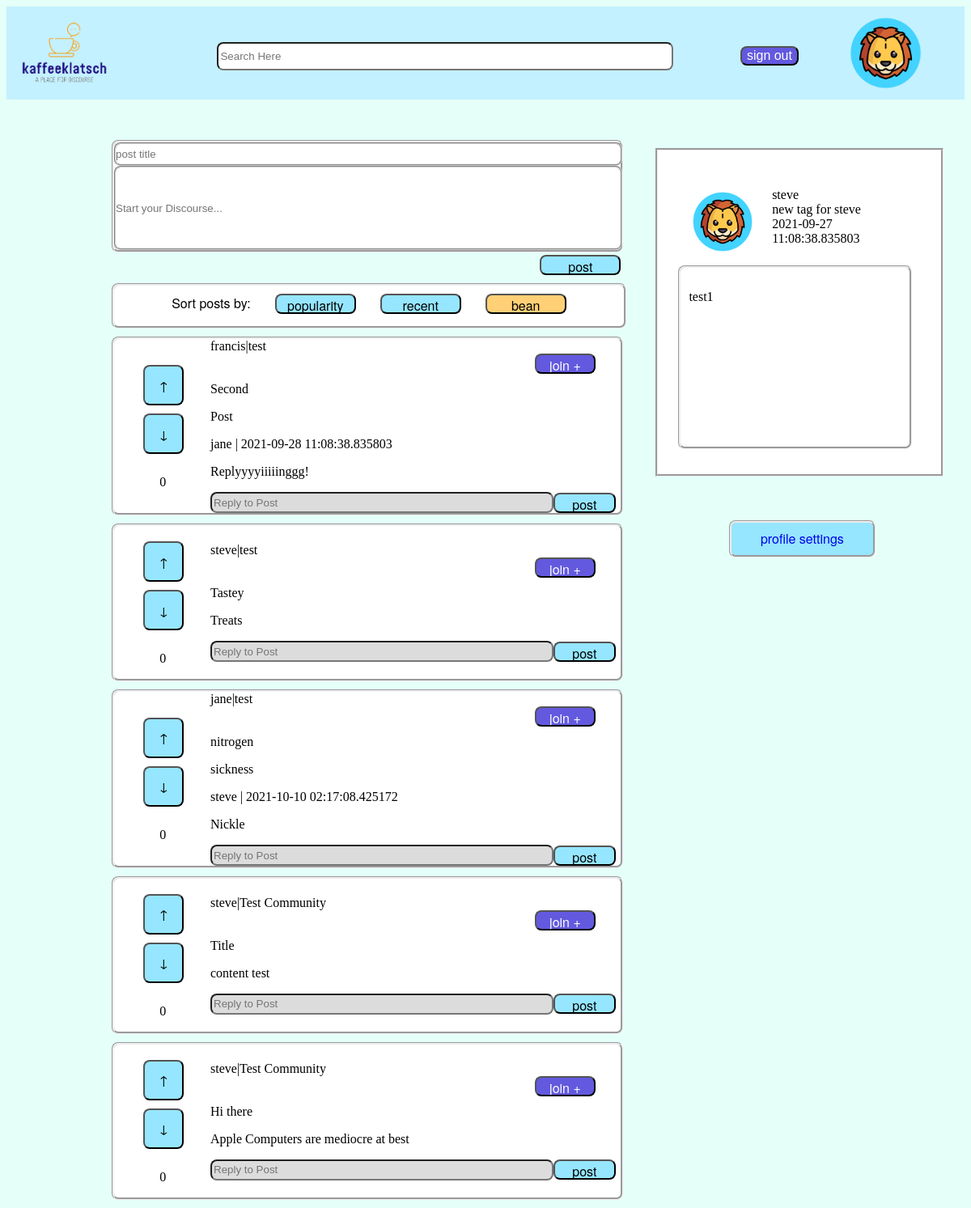
Screenshot of /profilepage (signed in) with the database file from the repository.
### kaffeeklatsch/models/models.py (models this page shows, shortened)
class User(db.Model, UserMixin):
    id = db.Column(db.Integer, nullable=False, primary_key=True, unique=True)
    username = db.Column(db.Text, db.ForeignKey('user_access.username'), nullable=False)
    tagline = db.Column(db.Text, db.ForeignKey('user_access.tagline'), nullable=True)
    date_joined = db.Column(db.Text, nullable=False)
    avatar = db.Column(db.Text, nullable=True)
    first_name = db.Column(db.Text, nullable=True)
    last_name = db.Column(db.Text, nullable=True)
    communities = db.Column(db.Text, nullable=True)
    users_following = db.Column(db.Text, nullable=True)
    tagline = db.Column(db.Text, nullable=True)
    date_joined = db.Column(db.Text, nullable=False)
    summary = db.Column(db.Text, nullable=True)

class Post(db.Model):
    title = db.Column(db.Text, nullable=False)
    content = db.Column(db.Text, nullable=False)
    posting_user = db.Column(db.Text, db.ForeignKey('user_access.username'), nullable=False)
    posted_date = db.Column(db.DateTime, nullable=False)
    community = db.Column(db.Text, nullable=False)
    UUID = db.Column(db.Integer, nullable=False, primary_key=True, unique=True)
    tally = db.Column(db.Integer, nullable=False)
    replies = relationship('Reply', backref='reply', lazy=True)
    def __repr__(self):
        return f"""\nPost {self.UUID}:
        \t-author: {self.posting_user}
        \t-posted_date: {self.posted_date}
        \t-content: {self.content}
        \t-community: {self.community}
        """

class Reply(db.Model):
    original_post_id = db.Column(db.Integer, db.ForeignKey('post.UUID'), nullable=False)
    reply_content = db.Column(db.Text, nullable=False)
    reply_user = db.Column(db.Text, db.ForeignKey('user_access.username'), nullable=False)
    reply_date = db.Column(db.DateTime, nullable=False)
    reply_UUID = db.Column(db.Integer, nullable=False, primary_key=True, unique=True)

### kaffeeklatsch/routes.py (the view)
@app.route('/profilepage', methods=['GET', 'POST'])
def profilePage():
    if request.method == 'POST':
        return redirect(url_for('feed'))
    sortPostForm = SortPostForm()
    replyForm = ReplyForm()
    makePostForm = MakePostForm()
    upVoteForm = UpVoteForm()
    upVoteHandler = UpVoteHandler()
    downVoteForm = DownVoteForm()
    downVoteHandler = DownVoteHandler()
    userName = current_user.username
    userInfo = User.query.filter_by(username=userName).first()
    posts = Post.query.all()
    print(posts)
    return render_template('profile_page.html',
    makePostForm=makePostForm,
    sortPostForm=sortPostForm,
    replyForm=replyForm,
    posts=posts,
    userInfo=userInfo,
    upVoteForm=upVoteForm,
    downVoteForm=downVoteForm)

### kaffeeklatsch/forms/SortPostForm.py
class SortPostForm(FlaskForm):
    popularity = SubmitField('popularity')
    recent = SubmitField('recent')
    bean = SubmitField('bean')

### kaffeeklatsch/forms/ReplyForm.py
class ReplyForm(FlaskForm):
    post = SubmitField('post')
    join = SubmitField('join +')
    replyContent = StringField('reply', validators=[DataRequired(), Length(min=1, max=250)], render_kw={"placeholder": "Reply to Post"})

### kaffeeklatsch/models/models.py (called while the page is built)
@login_manager.user_loader
def load_user(username):
    return User.query.get(username)

### kaffeeklatsch/templates/profile_page.html
{% extends 'base.html' %}
{% import 'make_post.html' as makePostTemplate %}
{% import 'sort_post.html' as sortPostTemplate %}
{% import 'post_reply.html' as post_reply %}
{% import 'profile_pane.html' as profilePaneTemplate %}
{% block addedCSS %}
<link rel="stylesheet" href="{{ url_for('static', filename='css/feed.css') }}" /> {% endblock %}
{% block search %}
<div class="search-container" id="search-container">
    <input id="search-input" type="search" id="form1" class="form-control" placeholder="Search Here"/>
</div>
{% endblock %}
{% block avatar %}
<img class="avatar" src="{{ url_for('static', filename='assets/imagefiles/Profile/' + userInfo.avatar) }}" />
<button onclick="document.location='logout'" class="button-style-credential">sign out</button>
{% endblock %}
{% block body %}
<div class="page">
    <body>
        <div class="content-view">
            <div class="post-pane">
                <form method="POST">
                    {{ makePostTemplate.make_post(makePostForm) }}
                    {{ sortPostTemplate.sort_post(sortPostForm) }}
                </form>
                {% for post in posts %}
                    {{ post_reply.post_reply(replyForm, upVoteForm, downVoteForm, post) }}
                {% endfor %}
            </div>
            <div>
                {{ profilePaneTemplate.profile_pane(userInfo) }}
            </div>
    </body>
</div>
{% endblock %}

### kaffeeklatsch/templates/base.html (shortened to what this page needs)
<!DOCTYPE html>
<html lang="en">
<head>
    <link rel="stylesheet" href="{{ url_for('static', filename='css/globalstylesheet.css') }}" />
    <link rel="stylesheet" href="{{ url_for('static', filename='css/forms.css') }}" /> {% block addedCSS %}{% endblock %}
</head>
<body>
    <div class="continer">
        <div class="header">
            <h1 class="logo">
              <a href="/feed"><img class="logo" src="{{ url_for('static', filename='assets/imagefiles/logo_sample_v2.png') }}" alt="" /></a>
            </h1>
            {% block search %}{% endblock %}
            {% block avatar %}{% endblock %}
        </div>
        {% block body %}{% endblock %}
    </div>
</body>
</html>

### kaffeeklatsch/templates/make_post.html (shortened to what this page needs)
{% macro make_post(makePostForm) %}
<link rel="stylesheet" href="{{ url_for('static', filename='css/sort_post.css') }}" />
<div class="make-post-wrapper">
    <form action="" method="POST">
        {{ makePostForm.postTitle(class="post-title") }}
        {{ makePostForm.postContent(class="post-content") }}
        {{ makePostForm.post(class="button-style-b make-button") }}
    </form>
</div>
{% endmacro %}

### kaffeeklatsch/templates/sort_post.html
{% macro sort_post(sortPostForm) %}
<link rel="stylesheet" href="{{ url_for('static', filename='css/make_post.css') }}" />
<div class="sort-post-wrapper">
    <label>Sort posts by:</label> {{ sortPostForm.popularity(class="button-style-b") }}{{ sortPostForm.recent(class="button-style-b") }}{{ sortPostForm.bean(class="button-style-bean") }}
</div>
{% endmacro %}

### kaffeeklatsch/templates/post_reply.html
{% macro post_reply(replyForm, upVoteForm, downVoteForm, postObject) %}
{% import 'post.html' as replyTemplate %}
<div>
    {{ replyTemplate.post(replyForm, upVoteForm, downVoteForm, postObject) }}
</div>
{% endmacro %}

### kaffeeklatsch/templates/profile_pane.html
{% macro profile_pane(profileObject) %}
<link rel="stylesheet" href="{{ url_for('static', filename='css/profile-pane.css') }}" />
<div class="profile-wrapper">
    <div class="upper-block">
        <div class=avatar_panel>
            <img class="avatar avatar_image" src="{{ url_for('static', filename='assets/imagefiles/Profile/' + profileObject.avatar) }}" />
        </div>
        <div class="info-panel">
                <span>{{ profileObject.username }}</span>
                <span>{{ profileObject.tagline }}</span>
                <span>{{ profileObject.date_joined }}</span>
        </div>
    </div>
    <div class="user-content">
        <p>{{ profileObject.summary }}</p>
    </div>
    <div class="redirect-profile-settings button-style-b">
        <a href="/profileSettingsPage" class="settings-button">profile settings</a>
    </div>
</div>
{% endmacro %}

### kaffeeklatsch/templates/post.html (shortened to what this page needs)
{% macro post(replyForm, upVoteForm, downVoteForm, postObject) %}
<link rel="stylesheet" href="{{ url_for('static', filename='css/post.css') }}" />
<div class="post-wrapper">
    <div class="vote-panel">
        <form action="" method="POST">
            {{ upVoteForm.upArrow(class="button-style-b make-button") }}
        </form>
        <form action="" method="POST">
            {{ downVoteForm.downArrow(class="button-style-b make-button") }}
        </form>
        <div class="post-tally">
            <p>{{ postObject.tally }}</p>
        </div>
    </div>
    <div class="post-panel">
        <div class="post-panel__top-line">
            <span class="owner-name">{{ postObject.posting_user }}</span> | <span class="community-content">{{ postObject.community }}</span>
        </div>
        {{ replyForm.join(class="button-style-a post-panel__join-button") }}
        <div class="post-panel__title-line">
            <span class="post-title">{{ postObject.title }}</span>
        </div>
        <div class="post-panel__post-content">
            <p class="post-content">{{ postObject.content }}</p>
        </div>
        {% for reply in postObject.replies %}
            <div class="post-panel__reply">
                <span>{{reply.reply_user}}</span> | <span>{{reply.reply_date}}</span>
                <br>
                <p>{{reply.reply_content}}</p>
            </div>
        {% endfor %}
        <form action="" method="POST">
            <div class="post-panel__reply-line">
                {{ replyForm.replyContent(class="reply-content") }}
                {{ replyForm.post(class="button-style-b make-button") }}
            </div>
        </form>
    </div>
</div>
{% endmacro %}

### kaffeeklatsch/static/css/globalstylesheet.css (style rules this page uses)
body { background-color: #E5FFF9 }
.header { background-color: #C3F1FF; font-size: 50px; text-align: center; height: 95px; padding-left: 10px; padding-top: 10px; padding-bottom: 10px; }
.logo { width: 120px; margin-top: 0px; float: left; }
.avatar { height: 100%; float: right; margin-right: 50px; }
.page { margin: 0px; height: 100vh; padding-top: 50px; }
.button-style-credential { border-radius: 8px; background-color: #6259df; font-size: medium; color: white; }
.button-style-a { width: 100px; height: 25px; top: 225px; border-radius: 8px; background-color: #6259df; font-family: "Helvetica Neue", "Arial", sans-serif; font-size: medium; color: white; }
.button-style-b { width: 100px; height: 25px; top: 225px; border-radius: 8px; background-color: #96E6FF; font-family: "Helvetica Neue", "Arial", sans-serif; font-size: medium; color: black; margin-left: 30px; }
.button-style-bean { width: 100px; height: 25px; top: 225px; border-radius: 8px; background-color: #FFD075; font-family: "Helvetica Neue", "Arial", sans-serif; font-size: medium; color: black; margin-left: 30px; }

### kaffeeklatsch/static/css/forms.css (style rules this page uses)
input { margin-bottom: 10px; border-radius: 8px; height: 25px; width: 230px; }

### kaffeeklatsch/static/css/feed.css (style rules this page uses)
.content-view { display: flex; }
.post-pane { display: inline-block; width: 60%; }
#search-container { display: inline-block; text-align: center; width: 60%; height: 80%; padding-top: 10px; }
#search-input { background-color: white; width: 80%; height: 45%; }

### kaffeeklatsch/static/css/sort_post.css (style rules this page uses)
.sort-post-wrapper { display: flex; background-color: white; border-style: groove; border-radius: 8px; width: 99.6%; height: 40px; padding-top: 10px; margin-bottom: 10px; justify-content: center; font-family: "Helvetica Neue", "Arial", sans-serif; }
#postContent { left: 10px; }

### kaffeeklatsch/static/css/make_post.css (style rules this page uses)
.make-post-wrapper { display: block; border-radius: 8px; border-style: groove; background-color: white; margin-bottom: 10px; }
.make-post-wrapper .post-title { display: block; width: 99.6%; border-style: groove; border-color: lightgrey; margin: 0; padding: 0; }
.make-post-wrapper .post-content { display: block; width: 99.6%; border-style: groove; border-color: lightgrey; margin: 0; padding: 0; height: 100px; }
.make-post-wrapper .make-button { float: right; margin-top: 1%; }

### kaffeeklatsch/static/css/post.css (style rules this page uses)
.post-wrapper { background-color: white; border-style: groove; border-radius: 8px; display: flex; justify-content: center; align-items: center; margin-bottom: 10px; }
.post-wrapper .vote-panel input { width: 50px; height: 50px; }
.post-wrapper .vote-panel { margin-right: 8%; margin-top: 3%; width: 10%; align-content: center; }
.post-wrapper .post-tally { margin-left: 80%; }
.post-wrapper .post-panel { display: inline-block; width: 80%; background-color: white; }
.post-panel .post-panel__reply-line { display: flex; justify-content: center; align-items: center; }
.post-panel .post-panel__join-button { margin-left: 80%; width: 15%; }
.post-wrapper .post-panel #replyContent { width: 500px; margin: auto; }
.post-wrapper .post-panel #post { width: 90px; margin: auto; }
.post-panel__top-line { background-color: white; display: inline-flex; }
#replyContent { width: 80%; height: 20px; top: 470px; left: 150px; background-color: gainsboro; }

### kaffeeklatsch/static/css/profile-pane.css (style rules this page uses)
.profile-wrapper { background-color: white; display: flexbox; border-style: groove; align-items: self-end; height: 400px; width: 350px; margin-top: 10px; margin-bottom: 10px; margin-left: 40px; }
.profile-wrapper .upper-block { display: inline-flex; align-self: flex-start; margin-left: 10%; margin-top: 5%; }
.profile-wrapper .avatar_panel { justify-content: center; margin-top: 30px; margin-left: 50px; height: 80px; width: 50px; }
.profile-wrapper .avatar_image { margin-right: 15px; }
.profile-wrapper .info-panel { display: grid; margin-top: 10%; margin-left: 2%; width: 60%; height: 20%; background-color: white; }
.profile-wrapper .user-content { border-style: groove; background-color: white; height: 50%; width: 75%; margin-top: 3%; margin-left: 7%; border-radius: 8px; padding: 3%; overflow-wrap: break-word; word-wrap: soft; }
.profile-wrapper .redirect-profile-settings { width: 50%; height: 10%; border-style: groove; display: flex; margin-top: 25%; margin-left: 25%; }
.profile-wrapper .settings-button { text-decoration: none; margin: auto; }

### rows the page displays
User: avatar (picture), username "steve", tagline "new tag for steve", date_joined "2021-09-27 11:08:38.835803", summary "test1"
Post: tally "0", posting_user "francis", community "test", title "Second", content "Post"
Reply: reply_user "jane", reply_date "2021-09-28 11:08:38.835803", reply_content "Replyyyyiiiiinggg!"
Post: tally "0", posting_user "steve", community "test", title "Tastey", content "Treats"
Post: tally "0", posting_user "jane", community "test", title "nitrogen", content "sickness"
Reply: reply_user "steve", reply_date "2021-10-10 02:17:08.425172", reply_content "Nickle"
Post: tally "0", posting_user "steve", community "Test Community", title "Title", content "content test"
Post: tally "0", posting_user "steve", community "Test Community", title "Hi there", content "Apple Computers are mediocre at best"
